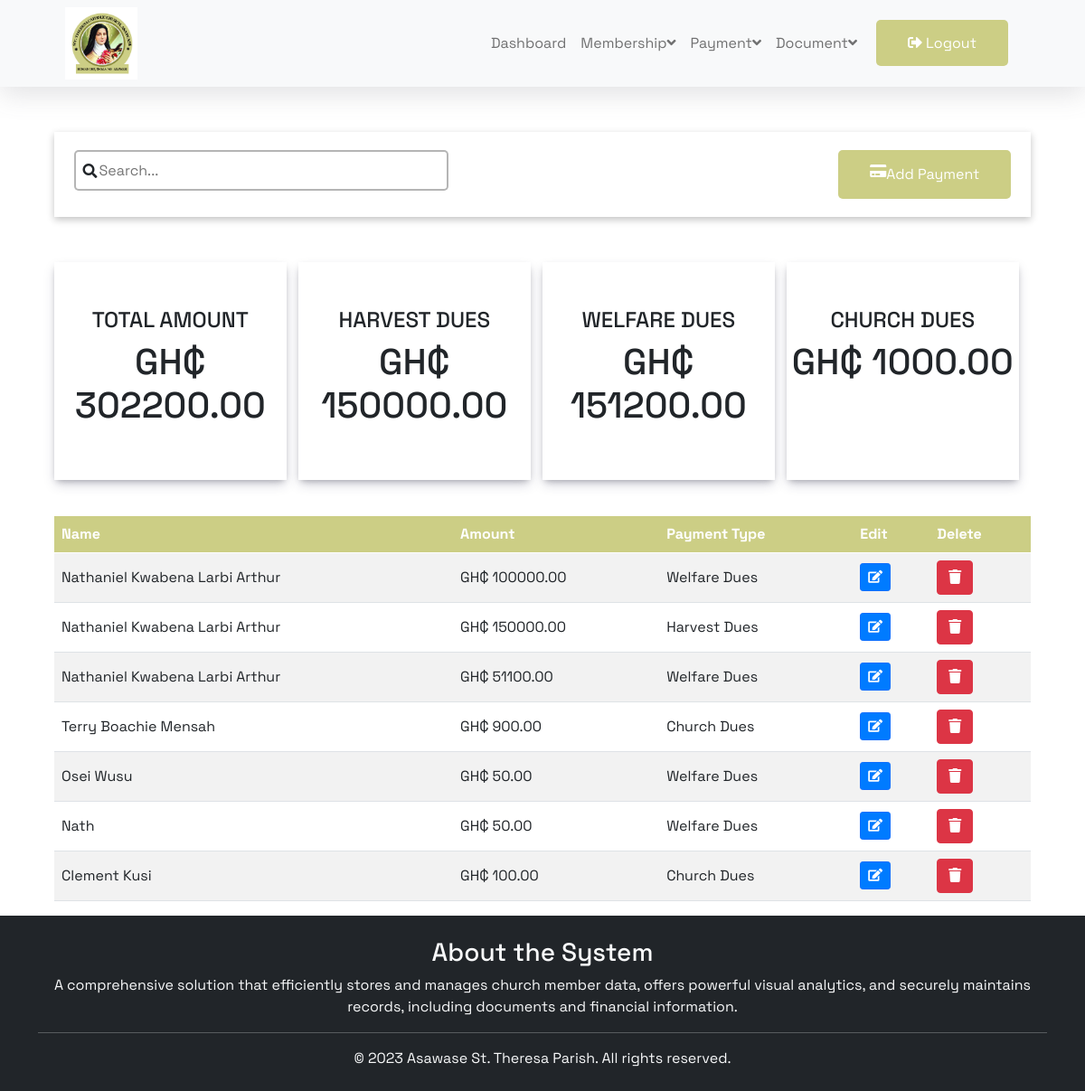
Page /view_payment on the committed database.
### cms_app/models.py (models this page shows, shortened)
class Payment(models.Model):
    name = models.CharField(max_length=100)
    amount = models.DecimalField(max_digits=8, decimal_places=2)
    PAYMENT_TYPE = (
        ('Welfare', 'Welfare'),
        ('Church', 'Church'),
        ('Harvest', 'Harvest'),
    )
    payment_type = models.CharField(max_length=20, choices=PAYMENT_TYPE,)

### cms_app/views.py (the view)
# urls.py: path('view_payment', views.view_payment, name='view_payment'),
def view_payment(request):
    payments = Payment.objects.all()  # Fetch all payment objects from the database
    return render(request, 'view_payment.html', {'payments': payments})

### cms_app/templates/view_payment.html (shortened to what this page needs)
{% load static %}
<!DOCTYPE html>
<html lang="en">
<head>
<link rel="stylesheet" href="https://cdnjs.cloudflare.com/ajax/libs/font-awesome/5.15.3/css/all.min.css" />
<link href="https://cdn.jsdelivr.net/npm/bootstrap@5.0.2/dist/css/bootstrap.min.css" rel="stylesheet"
 />
    <link rel="stylesheet" type="text/css" href="{% static 'css/view_member.css' %}">
    <link rel="stylesheet" type="text/css" href="{% static 'css/view_payment.css' %}">
</head>
<body>
       {% include 'navbar.html' %}
            <div class="view_payment">
                <div class="search">
                    <div class="search-btn">
                        <div class="search-container">
                            <input type="text" id="search-input" placeholder="Search...">
                        </div>
                    </div>
                    <div class="add-btn">
                        <a href="{% url 'add_payment' %}" class="add-btn ">
                            <i class="fas fa-credit-card"></i> Add Payment
                        </a>
                    </div>
                </div>
                <div class="total">
                    <div class="amt">
                        <h4>TOTAL AMOUNT</h4>
                        <h1><span id="total-amount">GH₵</span></h1>
                    </div>
                    <div class="amt">
                        <h4>HARVEST DUES</h4>
                        <h1><span id="harvest-amount">GH₵</span></h1>
                    </div>
                    <div class="amt">
                        <h4>WELFARE DUES</h4>
                        <h1><span id="welfare-amount">GH₵</span></h1>
                    </div>
                    <div class="amt">
                        <h4>CHURCH DUES</h4>
                        <h1><span id="church-amount">GH₵</span></h1>
                    </div>
                </div>
               <div class="table-responsive">
                <table class="table table-striped">
                    <thead>
                        <tr>
                            <th>Name</th>
                            <th>Amount</th>
                            <th>Payment Type</th>
                            <th>Edit</th>
                            <th>Delete</th>
                        </tr>
                    </thead>
                    <tbody id="my-table">
                        {% for payment in payments %}
                        <tr>
                            <td>{{ payment.name }}</td>
                            <td>GH₵ {{ payment.amount }}</td>
                            <td>{{ payment.payment_type }} Dues</td>
                            <td>
                                <a href="{% url 'edit_payment' payment.id %}" class="btn btn-sm btn-primary"
                                    style="background-color:#007bff;">
                                    <i class="fas fa-edit"></i>
                                </a>
                            </td>
                            <td>
                                <a href="{% url 'delete_payment' payment.id %}" class="btn btn-danger" style="background-color:#dc3545;"
                                    onclick="return confirm('Are you sure you want to delete this payment?');">
                                    <i class="fas fa-trash"></i>
                                </a>
                            </td>
                        </tr>
                        {% endfor %}
                    </tbody>
                </table>
               </div>
            </div>
    {% include 'footer.html' %}
</body>
</html>

### cms_app/templates/navbar.html (shortened to what this page needs)
<div class="sticky-top">
    <nav class="navbar navbar-expand-lg navbar-light bg-light ">
        <div class="container-fluid">
            <a class="navbar-brand navbar-logo" href="{% url 'stats' %}">
            </a>
            <div class="collapse navbar-collapse" id="navbarSupportedContent">
                <ul class="navbar-nav ms-auto mb-2 mb-lg-0">
                    <li class="nav-item">
                        <a class="nav-link" href="{% url 'stats' %}">
                           Dashboard
                        </a>
                    </li>
                    <li class="nav-item dropdown">
                        <a class="nav-link" href="#" id="navbarDropdownMembership" role="button"
                            data-bs-toggle="dropdown" aria-expanded="false">
                            Membership<i class="fas fa-angle-down"></i>
                        </a>
                    </li>
                    <li class="nav-item dropdown">
                        <a class="nav-link" href="#" id="navbarDropdown" role="button" data-bs-toggle="dropdown"
                            aria-expanded="false">
                            Payment<i class="fas fa-angle-down"></i>
                        </a>
                    </li>
    <li class="nav-item dropdown">
        <a class="nav-link" href="#" id="navbarDropdown" role="button" data-bs-toggle="dropdown" aria-expanded="false">
            Document<i class="fas fa-angle-down"></i>
        </a>
    </li>
                </ul>
                <button class="btn">
                    <a href="{% url 'logout' %}" class="nav-btn"><i class="fas fa-sign-out-alt "></i>
                        Logout</a>
                </button>
            </div>
        </div>
    </nav>
</div>

### cms_app/templates/footer.html
<footer class="bg-dark text-light text-center py-4">
    <div class="container">
        <div class="row">
            <div class="col-md-12">
                <h3>About the System</h3>
                A comprehensive solution that efficiently stores and manages church member data, offers powerful
                visual analytics, and
                securely maintains records, including documents and financial information.
            </div>
        </div>
        <hr>
        <p class="mb-0">© 2023 Asawase St. Theresa Parish. All rights reserved.</p>
    </div>
</footer>

### static/css/view_member.css (style rules this page uses)
* { font-family: 'Space Grotesk', sans-serif; }
body { font-family: 'Space Grotesk', sans-serif; }
.search { background-color: #f2f2f2; padding: 0 2%; padding-block: 20px; display: grid; grid-template-columns: 1fr 1fr; box-shadow: rgba(0, 0, 0, 0.24) 0px 3px 8px; }
.search-btn input { height: 45px; background-color: #fff; width: 80%; border: 2px solid #41414163; border-radius: 5px; padding-left: 5%; }
.add-btn { display: flex; justify-content: flex-end; }
.add-btn a { color: #fff; text-decoration: none; }
thead { background-color: #ccce85; color: #fff; }
.table tr td { vertical-align: middle; }
.search-container { position: relative; }

### static/css/view_payment.css (style rules this page uses)
.total { display: grid; grid-template-columns: 1fr 1fr 1fr 1fr; margin: 0 auto; margin-bottom: 40px; margin-top: 50px; }
.amt { width: 95%; padding-block: 50px; text-align: center; background-color: #fff; box-shadow: rgba(50, 50, 93, 0.25) 0px 6px 12px -2px, rgba(0, 0, 0, 0.3) 0px 3px 7px -3px; }
.search { background-color: #fff; padding: 0 2%; padding-block: 20px; display: grid; grid-template-columns: 1fr 1fr; box-shadow: rgba(0, 0, 0, 0.24) 0px 3px 8px; }
.search-btn input { height: 45px; background-color: #fff; width: 80%; border: 2px solid #41414163; border-radius: 5px; padding-left: 5%; }
.add-btn { display: flex; justify-content: flex-end; }
.add-btn a { border-radius: 5px; padding: 15px 35px; background-color: #ccce85; color: #fff; text-decoration: none; }

### cms_app/templates/navbar.html (style rules this page uses)
.navbar-logo { width: 80px; height: 80px; background-image: url(../static/images/logo-.jpg); background-position: center; background-size: contain; background-repeat: no-repeat; }
.navbar { padding-left: 5%; padding-right: 5%; box-shadow: rgba(100, 100, 111, 0.2) 0px 7px 29px 0px; }
.nav-btn { padding: 15px 35px; border-radius: 5px; color: #FFF; background-color: #ccce85; text-decoration: none; }

### cms_app/templates/view_payment.html (style rules this page uses)
.view_payment { margin-top: 50px; padding: 0 5%; }

### rows in the picture
Payment: name "Nathaniel Kwabena Larbi Arthur", amount "100000.00", payment_type "Welfare"
Payment: name "Nathaniel Kwabena Larbi Arthur", amount "150000.00", payment_type "Harvest"
Payment: name "Nathaniel Kwabena Larbi Arthur", amount "51100.00", payment_type "Welfare"
Payment: name "Terry Boachie Mensah", amount "900.00", payment_type "Church"
Payment: name "Osei Wusu", amount "50.00", payment_type "Welfare"
Payment: name "Nath", amount "50.00", payment_type "Welfare"
Payment: name "Clement Kusi", amount "100.00", payment_type "Church"
